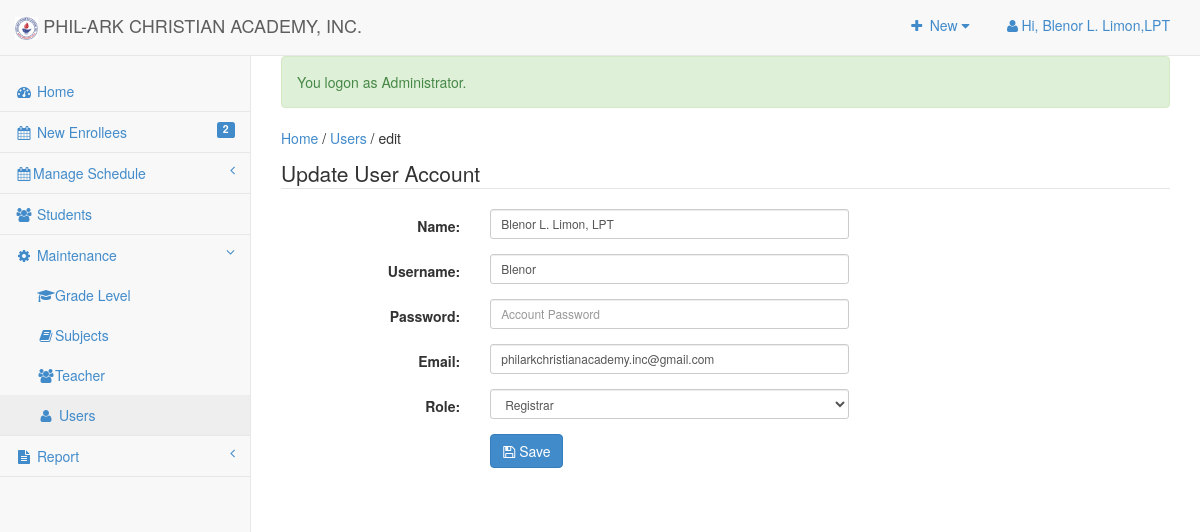
Page /admin/user/index.php?view=edit&id=9 (signed in) on the committed database.
### tables this page shows
CREATE TABLE `tblsitesettings` (
  `ID` int(11) NOT NULL,
  `Type` varchar(90) NOT NULL,
  `Description` text NOT NULL
);

CREATE TABLE `useraccounts` (
  `ACCOUNT_ID` int(11) NOT NULL,
  `ACCOUNT_NAME` varchar(255) NOT NULL DEFAULT '-',
  `ACCOUNT_USERNAME` varchar(255) NOT NULL DEFAULT '-',
  `ACCOUNT_PASSWORD` text NOT NULL,
  `ACCOUNT_TYPE` varchar(30) NOT NULL DEFAULT '-',
  `EMPID` int(11) NOT NULL DEFAULT 0,
  `ACC_EMAIL` varchar(100) NOT NULL,
  `CODE` varchar(20) NOT NULL,
  `USERIMAGE` varchar(255) NOT NULL DEFAULT '-'
);

### include/database.php (called while the page is built, shortened)
<?php
class Database {
	var $sql_string = '';
	public $conn;
	public function open_connection() {
		$this->conn = mysqli_connect(server,user,pass);
		if(!$this->conn){
			echo "Problem in database connection! Contact administrator!";
			exit();
		}else{
			$db_select = mysqli_select_db($this->conn,database_name);
		}
	}
	function setQuery($sql='') {
		$this->sql_string=$sql;
	}
	function executeQuery() {
		$result = mysqli_query($this->conn,$this->sql_string);
		return $result;
	}
	private function confirm_query($result) {
		return $result;
	}
	function loadSingleResult() {
		$cur = $this->executeQuery();
		while ($row = mysqli_fetch_object($cur)) {
		return $data = $row;
		}
	}
	public function num_rows($cur) {
		$cur = $this->executeQuery();
		return mysqli_num_rows($cur);
	}
}
     $mydb = new Database();
?>

### admin/user/index.php (called while the page is built, shortened)
<?php
require_once ("../theme/templates.php");
?>

### include/accounts.php (called while the page is built, shortened)
<?php
require_once(LIB_PATH.DS.'database.php');
class User {
	protected static  $tblname = "useraccounts";
	function single_user($id=""){
			global $mydb;
			$mydb->setQuery("SELECT * FROM ".self::$tblname."
				Where ACCOUNT_ID= '{$id}' LIMIT 1");
			$cur = $mydb->loadSingleResult();
			return $cur;
	}
}
?>

### admin/user/edit.php (the view, shortened to what this page needs)
<?php
  @$USERID = $_GET['id'];
  $user = New User();
  $singleuser = $user->single_user($USERID);
?>
 <form class="form-horizontal span6" action="controller.php?action=edit" method="POST">
          <fieldset>
            <legend> Update User Account</legend>
                  <div class="form-group">
                    <div class="col-md-8">
                      <label class="col-md-4 control-label" for=
                      "U_NAME">Name:</label>
                      <div class="col-md-8">
                         <input class="form-control input-sm" id="U_NAME" name="U_NAME" placeholder=
                            "Account Name" type="text" value="<?php echo $singleuser->ACCOUNT_NAME; ?>">
                      </div>
                    </div>
                  </div>
                  <div class="form-group">
                    <div class="col-md-8">
                      <label class="col-md-4 control-label" for=
                      "U_USERNAME">Username:</label>
                      <div class="col-md-8">
                         <input class="form-control input-sm" id="U_USERNAME" name="U_USERNAME" placeholder=
                            "Username" type="text" value="<?php echo $singleuser->ACCOUNT_USERNAME; ?>">
                      </div>
                    </div>
                  </div>
                  <div class="form-group">
                    <div class="col-md-8">
                      <label class="col-md-4 control-label" for=
                      "U_PASS">Password:</label>
                      <div class="col-md-8">
                         <input class="form-control input-sm" id="U_PASS" name="U_PASS" placeholder=
                            "Account Password" type="Password" value="" required>
                      </div>
                    </div>
                  </div>
                  <div class="form-group">
                    <div class="col-md-8">
                      <label class="col-md-4 control-label" for=
                      "U_PASS">Email:</label>
                      <div class="col-md-8">
                         <input class="form-control input-sm"  name="U_EMAIL" placeholder=
                            "Email address" type="email" value="<?php echo $singleuser->ACC_EMAIL; ?>" required>
                      </div>
                    </div>
                  </div>
                  <div class="form-group">
                    <div class="col-md-8">
                      <label class="col-md-4 control-label" for=
                      "U_ROLE">Role:</label>
                      <div class="col-md-8">
                       <select class="form-control input-sm" name="U_ROLE" id="U_ROLE">
                              <option value="Registrar" <?php echo ($singleuser->ACCOUNT_TYPE=='Registrar') ? 'selected="true"': '' ; ?>>Registrar</option>
                        </select>
                      </div>
                    </div>
                  </div>
             <div class="form-group">
                    <div class="col-md-8">
                      <label class="col-md-4 control-label" for=
                      "idno"></label>
                      <div class="col-md-8">
                         <button class="btn btn-primary " name="save" type="submit" ><span class="fa fa-save fw-fa"></span> Save</button>
                      </div>
                    </div>
                  </div>
          </fieldset>
        <div class="form-group">
                <div class="rows">
                  <div class="col-md-6">
                    <label class="col-md-6 control-label" for=
                    "otherperson"></label>
                    <div class="col-md-6">
                    </div>
                  </div>
                  <div class="col-md-6" align="right">
                   </div>
              </div>
              </div>
        </form>
        </div>

### include/function.php (shortened to what this page needs)
<?php
  function SiteTitle()
	{
		global $mydb;
		$title='';
		$sql = "SELECT * FROM `tblsitesettings` WHERE `Type`='SiteTitle'";
		$mydb->setQuery($sql);
		$maxrow=$mydb->num_rows($mydb->executeQuery());
		if($maxrow > 0){
			$site = $mydb->loadSingleResult();
			echo $title = $site->Description;
		}else{
			echo $title = '';
		}
		return $title;
	}
?>

### admin/css/sb-admin-2.css (style rules this page uses)
body { background-color: #f8f8f8; }

### rows in the picture
tblsitesettings: Description "PHIL-ARK CHRISTIAN ACADEMY, INC."
useraccounts: U_NAME "Blenor L. Limon, LPT", U_USERNAME "Blenor", U_EMAIL "philarkchristianacademy.inc@gmail.com", U_ROLE "Registrar"

### other values in the picture
$_SESSION['ACCOUNT_NAME'] "Blenor L. Limon,LPT"
$enrollees->enrollees "2"
$_SESSION['message'] "You logon as Administrator."
$title "Users"
$header "edit"
